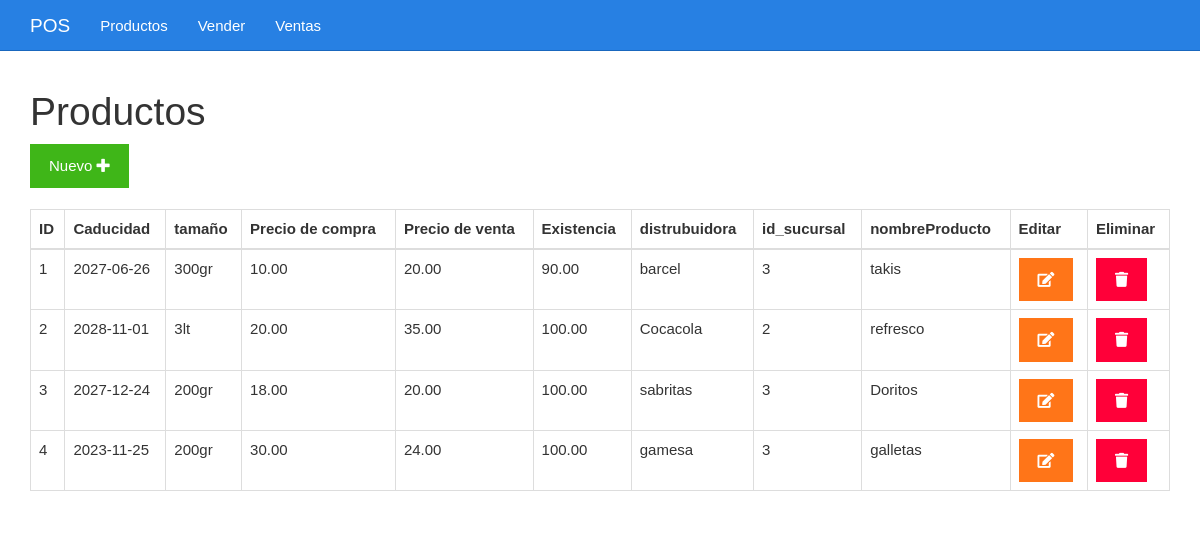
The app's page /listar.php with its own data.
### tables this page shows
CREATE TABLE `productos` (
  `id` bigint(20) UNSIGNED NOT NULL,
  `caducidad` date NOT NULL,
  `tamaño` varchar(50) NOT NULL,
  `precioVenta` decimal(5,2) NOT NULL,
  `precioCompra` decimal(5,2) NOT NULL,
  `existencia` decimal(5,2) NOT NULL,
  `distrubuidora` varchar(50) NOT NULL,
  `id_sucursal` int(11) NOT NULL,
  `nombreProducto` varchar(50) NOT NULL
);

### listar.php (the view)
<?php include_once "encabezado.php" ?>
<?php
include_once "base_de_datos.php";
$sentencia = $base_de_datos->query("SELECT * FROM productos;");
$productos = $sentencia->fetchAll(PDO::FETCH_OBJ);
?>
	<div class="col-xs-12">
		<h1>Productos</h1>
		<div>
			<a class="btn btn-success" href="./formulario.php">Nuevo <i class="fa fa-plus"></i></a>
		</div>
		<br>
		<table class="table table-bordered">
			<thead>
				<tr>
					<th>ID</th>
					<th>Caducidad</th>
					<th>tamaño</th>
					<th>Precio de compra</th>
					<th>Precio de venta</th>
					<th>Existencia</th>
					<th>distrubuidora</th>
					<th>id_sucursal</th>
					<th>nombreProducto</th>
					<th>Editar</th>
					<th>Eliminar</th>
				</tr>
			</thead>
			<tbody>
				<?php foreach($productos as $producto){ ?>
				<tr>
					<td><?php echo $producto->id ?></td>
					<td><?php echo $producto->caducidad ?></td>
					<td><?php echo $producto->tamaño ?></td>
					<td><?php echo $producto->precioCompra ?></td>
					<td><?php echo $producto->precioVenta ?></td>
					<td><?php echo $producto->existencia ?></td>
					<td><?php echo $producto->distrubuidora ?></td>
					<td><?php echo $producto->id_sucursal ?></td>
					<td><?php echo $producto->nombreProducto ?></td>
					<td><a class="btn btn-warning" href="<?php echo "editar.php?id=" . $producto->id?>"><i class="fa fa-edit"></i></a></td>
					<td><a class="btn btn-danger" href="<?php echo "eliminar.php?id=" . $producto->id?>"><i class="fa fa-trash"></i></a></td>
				</tr>
				<?php } ?>
			</tbody>
		</table>
	</div>
<?php include_once "pie.php" ?>

### encabezado.php (shortened to what this page needs)
<!DOCTYPE html>
<html lang="es">
<head>
	<link rel="stylesheet" href="./css/fontawesome-all.min.css">
	<link rel="stylesheet" href="./css/2.css">
	<link rel="stylesheet" href="./css/estilo.css">
</head>
<body>
	<nav class="navbar navbar-inverse navbar-fixed-top">
		<div class="container">
			<div class="navbar-header">
				<a class="navbar-brand" href="#">POS</a>
			</div>
			<div id="navbar" class="collapse navbar-collapse">
				<ul class="nav navbar-nav">
					<li><a href="./listar.php">Productos</a></li>
					<li><a href="./vender.php">Vender</a></li>
					<li><a href="./ventas.php">Ventas</a></li>
				</ul>
			</div>
		</div>
	</nav>
	<div class="container">
		<div class="row">

### pie.php
		</div>
	</div>
</body>
</html>

### css/estilo.css (style rules this page uses)
body { padding-top: 70px; }

### records on screen
productos: id "1", caducidad "2027-06-26", tamaño "300gr", precioCompra "10.00", precioVenta "20.00", existencia "90.00", distrubuidora "barcel", id_sucursal "3", nombreProducto "takis"
productos: id "2", caducidad "2028-11-01", tamaño "3lt", precioCompra "20.00", precioVenta "35.00", existencia "100.00", distrubuidora "Cocacola", id_sucursal "2", nombreProducto "refresco"
productos: id "3", caducidad "2027-12-24", tamaño "200gr", precioCompra "18.00", precioVenta "20.00", existencia "100.00", distrubuidora "sabritas", id_sucursal "3", nombreProducto "Doritos"
productos: id "4", caducidad "2023-11-25", tamaño "200gr", precioCompra "30.00", precioVenta "24.00", existencia "100.00", distrubuidora "gamesa", id_sucursal "3", nombreProducto "galletas"
